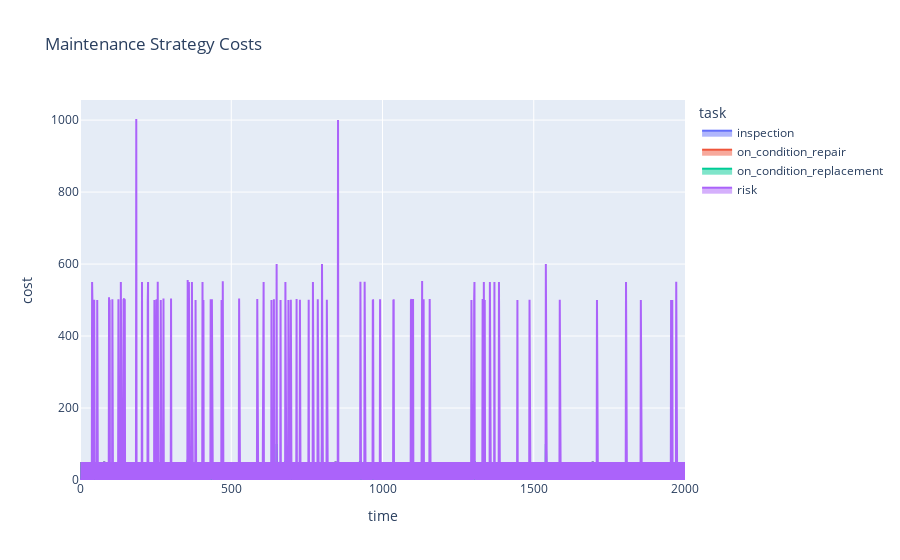

The cell this chart's notebook holds for it:
### Markdown cell above
## Maintenance Strategy

The maintenance strategy...

### Code cell
fm = FailureMode().set_demo()

fm.mc_timeline(t_end=2000, n_iterations=100)

df = fm.expected_risk_cost_df()

fig = px.area(df, x="time", y="cost", color="task", title='Maintenance Strategy Costs')
fig.show()

### Figure 1 — Plotly figure (JSON) as saved in the notebook; plotly's stock layout.template omitted (floating-point values rounded to 4 significant figures; data arrays with more than 128 entries replaced by an {"elided": "..."} marker saying what was removed)
{"data": [{"hovertemplate": "task=inspection<br>time=%{x}<br>cost=%{y}<extra></extra>", "legendgroup": "inspection", "line": {"color": "#636efa"}, "mode": "lines", "name": "inspection", "orientation": "v", "showlegend": true, "stackgroup": "1", "type": "scatter", "x": {"elided": "2001 int values"}, "xaxis": "x", "y": {"elided": "2001 int values"}, "yaxis": "y"}, {"hovertemplate": "task=on_condition_repair<br>time=%{x}<br>cost=%{y}<extra></extra>", "legendgroup": "on_condition_repair", "line": {"color": "#EF553B"}, "mode": "lines", "name": "on_condition_repair", "orientation": "v", "showlegend": true, "stackgroup": "1", "type": "scatter", "x": {"elided": "2001 int values"}, "xaxis": "x", "y": {"elided": "2001 int values"}, "yaxis": "y"}, {"hovertemplate": "task=on_condition_replacement<br>time=%{x}<br>cost=%{y}<extra></extra>", "legendgroup": "on_condition_replacement", "line": {"color": "#00cc96"}, "mode": "lines", "name": "on_condition_replacement", "orientation": "v", "showlegend": true, "stackgroup": "1", "type": "scatter", "x": {"elided": "2001 int values"}, "xaxis": "x", "y": {"elided": "2001 int values"}, "yaxis": "y"}, {"hovertemplate": "task=risk<br>time=%{x}<br>cost=%{y}<extra></extra>", "legendgroup": "risk", "line": {"color": "#ab63fa"}, "mode": "lines", "name": "risk", "orientation": "v", "showlegend": true, "stackgroup": "1", "type": "scatter", "x": {"elided": "2001 int values"}, "xaxis": "x", "y": {"elided": "2001 int values"}, "yaxis": "y"}], "layout": {"legend": {"title": {"text": "task"}, "tracegroupgap": 0}, "title": {"text": "Maintenance Strategy Costs"}, "xaxis": {"anchor": "y", "domain": [0, 1], "title": {"text": "time"}}, "yaxis": {"anchor": "x", "domain": [0, 1], "title": {"text": "cost"}}}}
